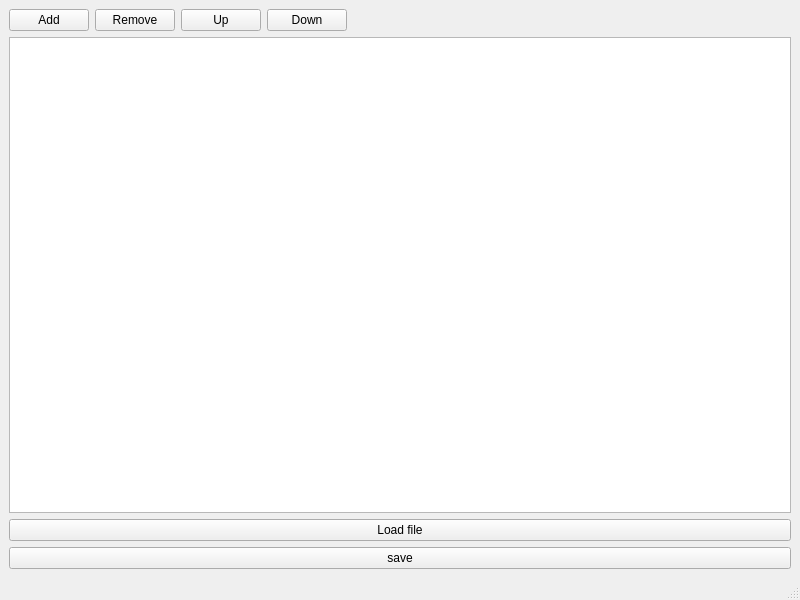
<?xml version="1.0" encoding="UTF-8"?>
<ui version="4.0">
 <class>DemoWindow</class>
 <widget class="QMainWindow" name="DemoWindow">
  <property name="geometry">
   <rect>
    <x>0</x>
    <y>0</y>
    <width>800</width>
    <height>600</height>
   </rect>
  </property>
  <property name="windowTitle">
   <string>DemoWindow</string>
  </property>
  <widget class="QWidget" name="centralwidget">
   <layout class="QVBoxLayout" name="verticalLayout">
    <item>
     <layout class="QHBoxLayout" name="horizontalLayout">
      <item>
       <widget class="QPushButton" name="addButton">
        <property name="text">
         <string>Add</string>
        </property>
       </widget>
      </item>
      <item>
       <widget class="QPushButton" name="removeButton">
        <property name="text">
         <string>Remove</string>
        </property>
       </widget>
      </item>
      <item>
       <widget class="QPushButton" name="upButton">
        <property name="text">
         <string>Up</string>
        </property>
       </widget>
      </item>
      <item>
       <widget class="QPushButton" name="downButton">
        <property name="text">
         <string>Down</string>
        </property>
       </widget>
      </item>
      <item>
       <spacer name="horizontalSpacer">
        <property name="orientation">
         <enum>Qt::Horizontal</enum>
        </property>
        <property name="sizeHint" stdset="0">
         <size>
          <width>40</width>
          <height>20</height>
         </size>
        </property>
       </spacer>
      </item>
     </layout>
    </item>
    <item>
     <widget class="QTreeView" name="treeView"/>
    </item>
    <item>
     <widget class="QPushButton" name="loadButton">
      <property name="text">
       <string>Load file</string>
      </property>
     </widget>
    </item>
    <item>
     <widget class="QPushButton" name="saveButton">
      <property name="text">
       <string>save</string>
      </property>
     </widget>
    </item>
   </layout>
  </widget>
  <widget class="QMenuBar" name="menubar">
   <property name="geometry">
    <rect>
     <x>0</x>
     <y>0</y>
     <width>800</width>
     <height>20</height>
    </rect>
   </property>
  </widget>
  <widget class="QStatusBar" name="statusbar"/>
 </widget>
 <resources/>
 <connections/>
</ui>
